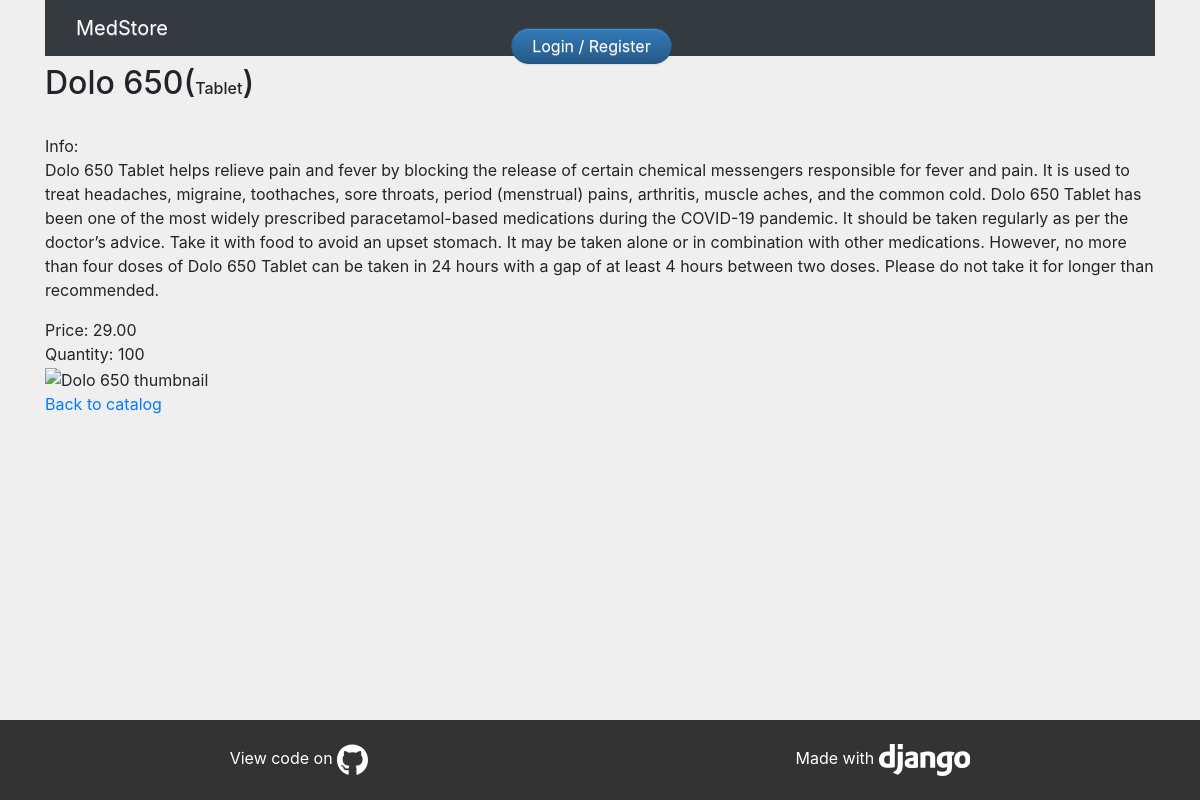
The page /medicines/medicine/1/ on the database its author committed.
### medicines/models.py (models this page shows, shortened)
class Medicine(models.Model):
    objects = models.Manager()
    name = models.CharField(max_length=20)
    category = models.ForeignKey(MedCat, on_delete=models.CASCADE)
    price = models.DecimalField(decimal_places=2, max_digits=5)
    quantity = models.PositiveBigIntegerField()
    thumbnail = models.BinaryField(null=True, editable=True, blank=True)
    thumb_content_type = models.CharField(max_length=256, default='image/png', null=True,
                                          blank=True, help_text="MIMEType for thumbnail")
    description = models.TextField()
    owner = models.ForeignKey(settings.AUTH_USER_MODEL, on_delete=models.CASCADE)
    slug = models.SlugField(unique=True)
    def __str__(self):
        return self.name
    class Meta:
        ordering = ["-price"]

class MedCat(models.Model):
    objects = models.Manager()
    name: str = models.CharField(max_length=20)
    def __str__(self):
        return self.name
    class Meta:
        verbose_name = "Medicine Category"

### medicines/views.py (the view)
# urls.py: path("medicine/<int:pk>/", views.MedDetailView.as_view(), name="detail"),
class MedDetailView(OwnerDetailView):
    model = Medicine
    template_name = "medicines/medicine_detail.html"

### medicines/templates/medicines/medicine_detail.html (shortened to what this page needs)
{% extends "base_bootstrap.html" %}
{% load static %}
{%block head%}
    <link rel="stylesheet" href="{%static 'style.css'%}">
{%endblock%}
{% block content %}
    {% if medicine %}
        <div class="info">
        <h2>{{medicine.name}}(<span id="category">{{medicine.category}}</span>)</h2><br/>
        Info: <p>{{medicine.description}}</p>
        Price: {{medicine.price}}<br/>
        {%if medicine.quantity > 0%}
            Quantity: <span id="quantity">{{medicine.quantity}}</span><br/>
            </div>
            {%if medicine.thumbnail%}
                <div class="thumb">
                    <img src="{%url 'medicines:picture' medicine.id%}" alt="{{ medicine.name }} thumbnail" height="15%" width="15%">
                </div>
        {%endif%}
        {%else%}
            <p>Not available right Now :(</p>
        {%endif%}
        {%else%}
            <p>Invalid</p>
    {%endif%}
    <a href="{%url 'medicines:all' %}">Back to catalog</a>
{% endblock%}

### home/static/style.css (style rules this page uses)
#category { font-size: initial; }

### rows shown on the page
Medicine: name "Dolo 650", category "Tablet", description "Dolo 650 Tablet helps relieve pain and fever by blocking the release of certain chemical messengers responsible for fever and pain. It is used to treat headaches, migraine, toothaches, sore throats, period (menstrual) pains, arthritis, muscle aches, and the common cold. Dolo 650 Tablet has been one of the most widely prescribed paracetamol-based medications during the COVID-19 pandemic. It should be taken regularly as per the doctor’s advice. Take it with food to avoid an upset stomach. It may be taken alone or in combination with other medications. However, no more than four doses of Dolo 650 Tablet can be taken in 24 hours with a gap of at least 4 hours between two doses. Please do not…", price "29.00", quantity "100"
